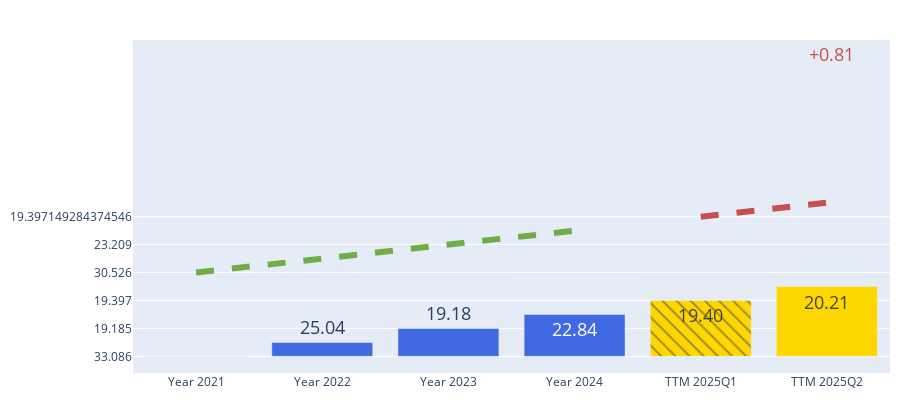

Notebook code for this chart:
### Code cell
import plotly.graph_objects as go
import numpy as np

def plot_ratio_values(df,mappings):
    """
    Create a bar plot from ratio values dataframe.

    Args:
        df: pandas.DataFrame with 1 row and 6 columns (result from get_ratio_values_by_period).
            First 4 columns: annual values (royalblue).
            Last 2 columns: TTM values (gold).
        mappings: ConfigMappings instance (object providing ratio metadata and period mappings).

    Returns:
        plotly.graph_objects.Figure: Bar plot visualizing ratio values and trends.

    Error Handling:
        - If `df` contains missing or non-numeric values, bars will display 'nan' and trend lines may be omitted.
        - If `mappings.is_higher_better(ratio_name)` returns None, defaults to True.
        - Function assumes correct DataFrame shape; malformed input may result in plotting errors.
    """
    # Get the values and column names
    values = df.iloc[0].values.astype(float)
    columns = df.columns.tolist()
    ratio_name = df.index[0]

    # get higher_is_better info from mappings (default to True if None)
    hib = mappings.is_higher_better(ratio_name)
    higher_is_better = hib if hib is not None else True

    # Create colors: first 4 blue, last 2 gold
    colors = ['royalblue'] * 4 + ['gold'] * 2
    #colors = ['#D3D3D3'] * 4 + ['#4A90E2'] * 2
    trend_color_improving = '#70AD47'
    trend_color_deterioating = '#C5504E'
    trend_line_width = 6
    font_size = 18

    # Create patterns: 5th bar has '/' pattern
    patterns = [''] * 4 + ['\\'] + ['']
    
    # Create bar plot
    fig = go.Figure(data=[
        go.Bar(
            x=columns,
            y=[f"{v:.3f}" for v in values],#values,
            marker_color=colors,
            marker_pattern_shape=patterns,
            text=[f"{v:.2f}" for v in values],
            textposition='auto',
            textfont=dict(size=font_size),
            showlegend=False,
            name=ratio_name
        )
    ])
    
    # Add linear regression line for first 4 bars
    x_indices_1 = np.array([0, 1, 2, 3])
    y_values_1 = values[:4]
    coeffs_1 = np.polyfit(x_indices_1, y_values_1, 1)
    y_fit_1 = np.polyval(coeffs_1, x_indices_1)

    annual_diff =  values[3] - values[0]
    if (annual_diff > 0 and higher_is_better) or (annual_diff < 0 and not higher_is_better):
        annual_trend_color = trend_color_improving
    else:
        annual_trend_color = trend_color_deterioating
    
    fig.add_trace(go.Scatter(
        x=columns[:4],
        y=[f"{v:.3f}" for v in y_fit_1],#y_fit_1,
        mode='lines',
        name='Trend (4-year)',
        line=dict(color=annual_trend_color, width=trend_line_width, dash='dash'),
        showlegend=False
    ))

    # Add linear regression line for last 2 bars
    ttm_diff = values[5] - values[4]

    if (ttm_diff > 0 and higher_is_better) or (ttm_diff < 0 and not higher_is_better):
        ttm_trend_color = trend_color_improving
    else:
        ttm_trend_color = trend_color_deterioating

    x_indices_2 = np.array([0, 1])
    y_values_2 = values[4:6]
    coeffs_2 = np.polyfit(x_indices_2, y_values_2, 1)
    y_fit_2 = np.polyval(coeffs_2, x_indices_2)
    
    fig.add_trace(go.Scatter(
        x=columns[4:6],
        y=y_fit_2,
        mode='lines',
        name='Trend (TTM)',
        line=dict(color=ttm_trend_color, width=trend_line_width, dash='dash'),
        showlegend=False
    ))

    # Add annotation with the difference
    fig.add_annotation(
        x=columns[5],
        y=values[5],
        text=f"{ttm_diff:+.2g}",
        font=dict(size=font_size, color=ttm_trend_color),
        yshift=20,
        xshift=5,
        showarrow=False
    )
    
    # Add 'Data missing' annotations for each NaN value
    for i, v in enumerate(values):
        if pd.isna(v):
            fig.add_annotation(
                x=columns[i],
                y=0,
                text="Data missing",
                showarrow=False,
                font=dict(color="#b30000", size=13),
                bgcolor="#ffe5e5",
                bordercolor="#ffcccc",
                borderwidth=1,
                yshift=20
            )
    
    # Update layout
    fig.update_layout(
        height=400,
        margin=dict(l=10, r=10, t=40, b=10),
        hovermode='x unified',
        showlegend=False,
        xaxis=dict(fixedrange=True),
        yaxis=dict(fixedrange=True)
    )
    
    return fig

# Test the function
test_df = get_ratio_values_by_period(selected_ticker, 'PE_tal', df_results)
fig = plot_ratio_values(test_df,mappings=m)
fig

### Figure 1 — Plotly figure (JSON) as saved in the notebook; plotly's stock layout.template omitted (floating-point values rounded to 4 significant figures)
{"data": [{"marker": {"color": ["royalblue", "royalblue", "royalblue", "royalblue", "gold", "gold"], "pattern": {"shape": ["", "", "", "", "\\", ""]}}, "name": "PE_tal", "showlegend": false, "text": ["33.09", "25.04", "19.18", "22.84", "19.40", "20.21"], "textfont": {"size": 18}, "textposition": "auto", "type": "bar", "x": ["Year 2021", "Year 2022", "Year 2023", "Year 2024", "TTM 2025Q1", "TTM 2025Q2"], "y": ["33.086", "25.041", "19.185", "22.843", "19.397", "20.212"]}, {"line": {"color": "#70AD47", "dash": "dash", "width": 6}, "mode": "lines", "name": "Trend (4-year)", "showlegend": false, "type": "scatter", "x": ["Year 2021", "Year 2022", "Year 2023", "Year 2024"], "y": ["30.526", "26.868", "23.209", "19.551"]}, {"line": {"color": "#C5504E", "dash": "dash", "width": 6}, "mode": "lines", "name": "Trend (TTM)", "showlegend": false, "type": "scatter", "x": ["TTM 2025Q1", "TTM 2025Q2"], "y": [19.4, 20.21]}], "layout": {"annotations": [{"font": {"color": "#C5504E", "size": 18}, "showarrow": false, "text": "+0.81", "x": "TTM 2025Q2", "xshift": 5, "y": 20.21, "yshift": 20}], "height": 400, "hovermode": "x unified", "margin": {"b": 10, "l": 10, "r": 10, "t": 40}, "showlegend": false, "xaxis": {"fixedrange": true}, "yaxis": {"fixedrange": true}}}
